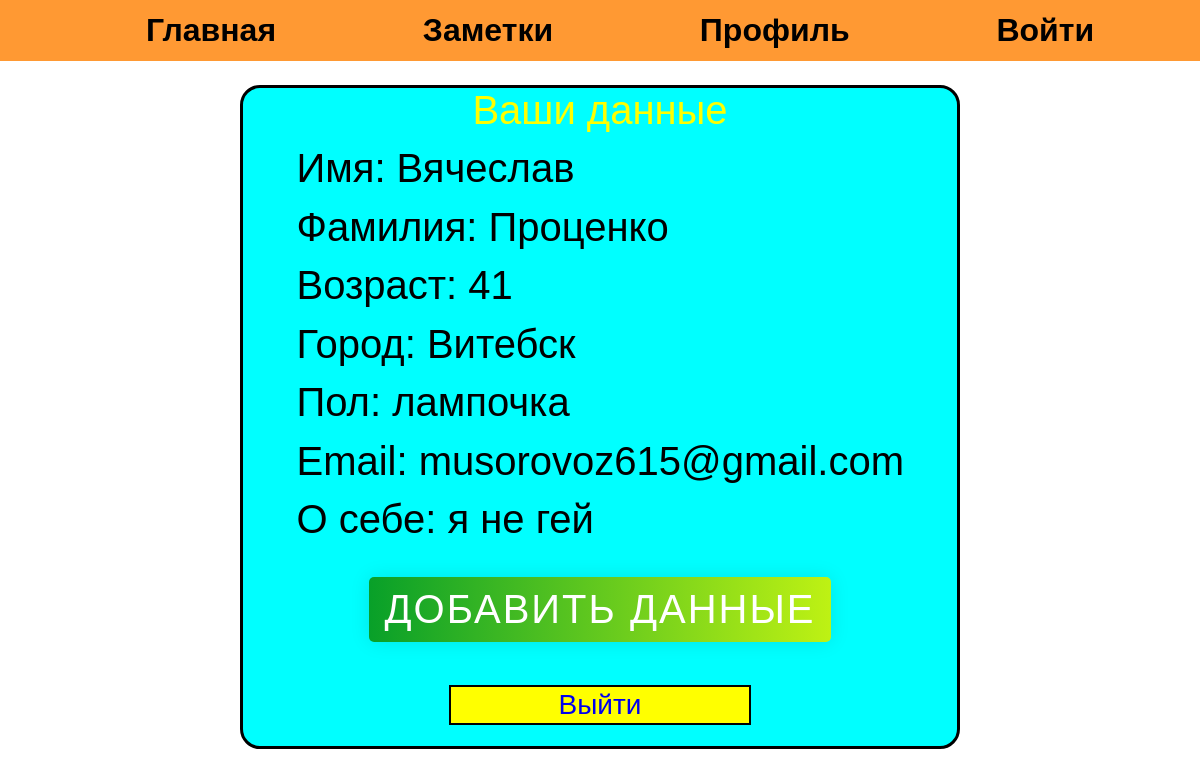
Screenshot of /profile (signed in) with the database file from the repository.
### main.py (models this page shows, shortened)
class Users(db.Model):
    __tablename__ = 'users'
    id_ = db.Column(db.Integer, primary_key=True)
    name = db.Column(db.String(20))
    email = db.Column(db.String(50), unique=True)
    password = db.Column(db.String(500), nullable=False)
    relationship = db.relationship('Profile', backref='users', uselist=False)
    second_relationship = db.relationship('Notes', backref='users', uselist=False)

class Profile(db.Model):
    __tablename__ = 'profile'
    id = db.Column(db.Integer, primary_key=True)
    profile_id = db.Column(db.Integer, db.ForeignKey('users.id_'))
    city = db.Column(db.String(20))
    age = db.Column(db.Integer)
    sure_name = db.Column(db.String(20))
    about_yourself = db.Column(db.String(100))
    gender = db.Column(db.String(20))

### main.py (the view)
@app.route('/profile')
@login_required
def profile():
    user = UserLogin().get_user_by_email(session['email'], Users)
    else_datas = Profile.query.filter_by(id=user.id_).first()
    if else_datas:
        user_data = {
            'Имя: ': user.name,
            'Фамилия:': else_datas.sure_name,
            'Возраст:': else_datas.age,
            'Город:': else_datas.city,
            'Пол:': else_datas.gender,
            'Email: ': user.email,
            'О себе:': else_datas.about_yourself,
        }
    else:
        user_data = {
            'Имя: ': user.name,
            'Email: ': user.email,
        }
    return render_template('profile.html', title='профиль', menu=main_menu, datas=user_data)

### main.py (called while the page is built)
@login_manager.user_loader
def load_user(user_id):
    return UserLogin().from_db(user_id, Users)

### users.py (called while the page is built)
    def from_db(self, user_id, db):
        try:
            self.__user = db.query.filter_by(id_=user_id)
        except Exception as error:
            print(f'ХУЕТА {error}')
        return self

    @staticmethod
    def get_user_by_email(email, db):
        user = False
        try:
            user = db.query.filter_by(email=email).first()
        except Exception as error:
            print(f'ошибочка в get_user_by_email {error}')
        return user

### templates/profile.html (shortened to what this page needs)
{% extends 'forms.html' -%}
{% block content -%}
{{ super() }}
<div class="all_datas">
    <p class="your_datas">Ваши данные</p>
    <ul>
    {% for data in datas -%}
        {% if datas[data] -%}
            <li class="all_datas_list">{{data}} {{datas[data]}}</li>
        {% endif -%}
    {% endfor -%}
    </ul>
    <a href="{{ url_for('new_datas') }}" class="button">Добавить данные</a>
    <a href="{{ url_for('logout') }}" class="submit_button">Выйти</a>
</div>
{% endblock content -%}

### static/css/styles.css (style rules this page uses)
* { margin: 0%; font-family: 'Montserrat', sans-serif; text-align: center; }
.all_datas { border-radius: 20px; border: solid, black; margin: 10% 20% 20%; margin-top: 2%; text-align: center; font-size: 250%; background-color: aqua; min-width: 100px; }
.your_datas { color: yellow; }
.all_datas_list { list-style-type: none; text-align: left; margin: 2%; }
.submit_button { margin: 3%; padding: 2px 15%; font-size: 70%; background-color: yellow; border: solid, black, 2px; display: inline-block; transition: transform 0.3s ease; text-decoration: none; }
.button { margin: 3%; text-decoration: none; display: inline-block; color: white; padding: 10px 15px; border-radius: 5px; text-transform: uppercase; letter-spacing: 2px; background-image: linear-gradient(to right, #08a029 0%, #c2f313 51%, #ff3806 100%); background-size: 200% auto; box-shadow: 0 0 20px rgba(0, 0, 0, .1); transition: .5s; }

### rows the page displays
Users: name "Вячеслав" "musorovoz615@gmail.com"
Profile: sure_name "Проценко" "Витебск" "лампочка" "я не гей"

### other values shown
{{ m.title }} "Главная" "Заметки" "Профиль" "Войти"
{{ data }} "Имя:" "Фамилия:" "Возраст:" "Город:" "Пол:" "Email:" "О себе:"
{{ datas[data] }} "41"
